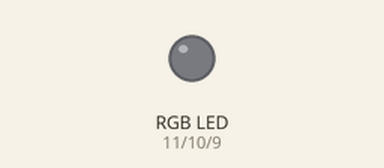
This sketch was run on a simulated Arduino Uno, built with avr-gcc and run on an emulated ATmega328P. On the bench: an RGB LED mixed from three pins (HIGH = lit).

Above: at 1.0 s.
At 2.5 s:
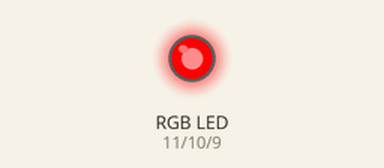
At 3.5 s:
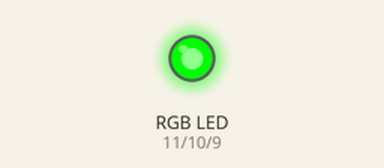
At 4.5 s:
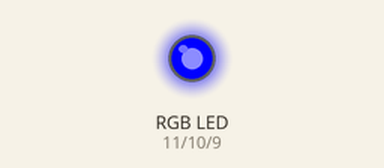
At 5.5 s:
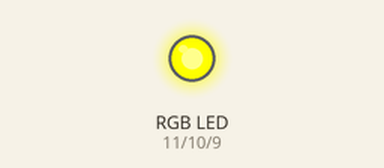
At 6.5 s:
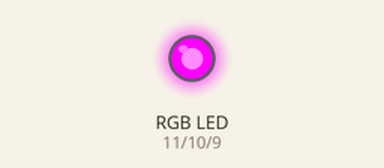
Timing chart, 0 to 7.8 s (numbered marks = the images above):
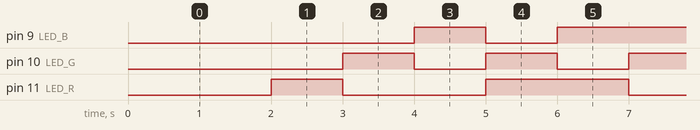

Measured:
- by itself, pin 9 (LED_B): repeats every 6.0 s: LOW 1.0 s, HIGH 2.0 s, LOW 2.0 s, HIGH 1.0 s
- by itself, pin 10 (LED_G): alternates HIGH for 1.0 s and LOW for 1.0 s
- by itself, pin 11 (LED_R): repeats every 6.0 s: LOW 2.0 s, HIGH 2.0 s, LOW 1.0 s, HIGH 1.0 s

The sketch:

CorlorLED.ino
```cpp
// (licence header left out)
#define ON 1     //enable LED
#define OFF 0    //prohibit LED

//Define pin
int LED_R = 11;  //LED_R connect interface 11 on the arduino
int LED_G = 10;  //LED_G connect interface 10 on the arduino
int LED_B =  9;  //LED_B connect interface 9 on the arduino

/**
* Function       setup
* @author        Danny
* @date          2017.07.25
* @brief         Initialization configuration
* @param[in]     void
* @retval        void
* @par History   no
*/
void setup()
{
  //Initialize RGB pin as output interface
  pinMode(LED_R, OUTPUT);
  pinMode(LED_G, OUTPUT);
  pinMode(LED_B, OUTPUT);
}

//void breath_LED(int LED_type)
// {
//	int i = 0;
//	for (i = 0; i < 20; i++)
//	{
//		digitalWrite(LED_type, HIGH);
//		delay(i);
//		digitalWrite(LED_type, LOW);
//		delay(20 - i);
//	}
//
//	for (i = 0; i < 20; i++)
//	{
//		digitalWrite(LED_type, LOW);
//		delay(i);
//		digitalWrite(LED_type, HIGH);
//		delay(20 - i);
//    }
//
//    //delay 1s
//    delay(1000);
// }
//

// void light_LED()
// {
//	digitalWrite(LED_R, HIGH);   //light LED_R
//	delay(1000);                 //delay 1s
//	digitalWrite(LED_R, LOW);    //no LED_R
//	delay(1000);                 //delay 1s
//
//	digitalWrite(LED_G, HIGH);   //light LED_G
//	delay(1000);                 //delay 1s
//	digitalWrite(LED_G, LOW);    //no LED_G
//	delay(1000);                 //delay 1s
//
//	digitalWrite(LED_B, HIGH);   //light L_B
//	delay(1000);                 //delay 1s
//	digitalWrite(LED_B, LOW);    //no LED_B
//	delay(1000);                 //delay 1s
//}

/**
* Function       color_led
* @author        Danny
* @date          2017.07.25
* @brief         The different combinations of R, G, B tricolor form 7 different colors
* @param[in1]    Red ON/OFF
* @param[in2]    Green ON/OFF
* @param[in3]    Blue ON/OFF
* @retval        void
* @par History   no
*/
void color_led(int v_iRed, int v_iGreen, int v_iBlue)
{
  //LED_R
  if (v_iRed == ON)
  {
    digitalWrite(LED_R, HIGH);
  }
  else
  {
    digitalWrite(LED_R, LOW);
  }
  //LED_G
  if (v_iGreen == ON)
  {
    digitalWrite(LED_G, HIGH);
  }
  else
  {
    digitalWrite(LED_G, LOW);
  }
  //LED_B
  if (v_iBlue == ON)
  {
    digitalWrite(LED_B, HIGH);
  }
  else
  {
    digitalWrite(LED_B, LOW);
  }
}

/**
* Function       loop
* @author        Danny
* @date          2017.07.25
* @brief         LED delay 2,recirculating display Colorful LED
* @param[in]     void
* @retval        void
* @par History   no
*/
void loop()
{
  //        //breath_LED twinkle 5
  //	int i;
  //        for (i = 0; i < 5; i++)
  //        {
  //           breath_LED(LED_B);
  //	}
  //        delay(2000);
  //
  //
  //        for (i = 0; i < 3; i++)
  //        {
  //	   light_LED();
  //        }
  //        delay(2000);
  //
  delay(2000);

  while (1)
  {                          //LED_R    LED_G    LED_B
    color_led(ON, OFF, OFF); //   1        0        0
    delay(1000);
    color_led(OFF, ON, OFF); //   0        1        0
    delay(1000);
    color_led(OFF, OFF, ON); //   0        0        1
    delay(1000);
    color_led(ON, ON, OFF);  //   1        1        0
    delay(1000);
    color_led(ON, OFF, ON);  //   1        0        1
    delay(1000);
    color_led(OFF, ON, ON);  //   0        1        1
    delay(1000);
    color_led(ON, ON, ON);   //   1        1        1
  }
}
```
